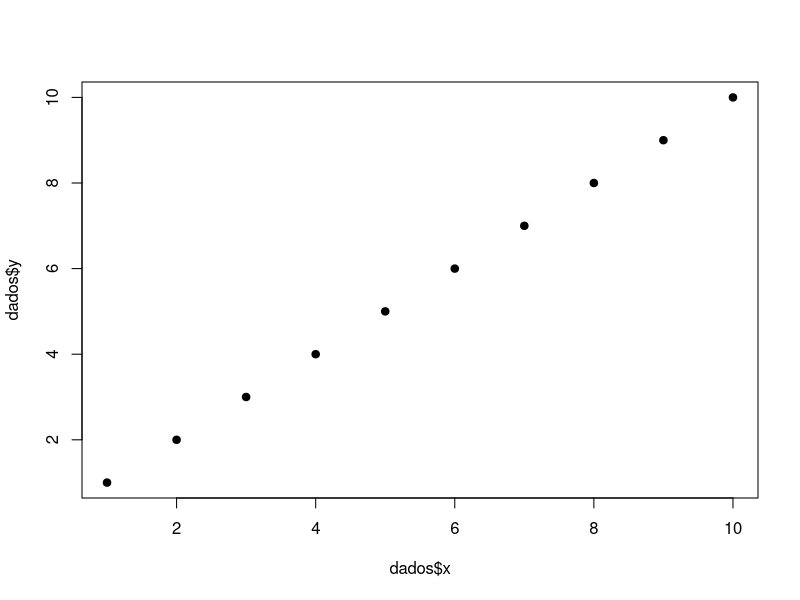
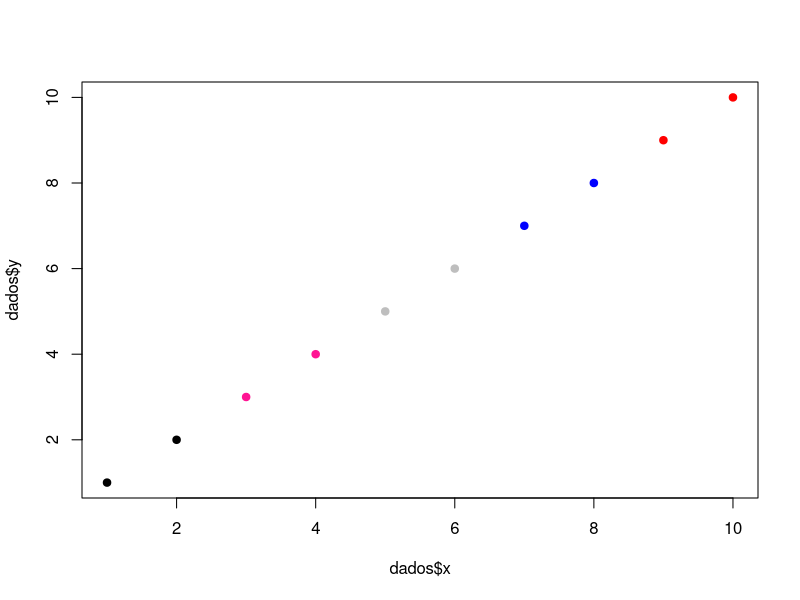
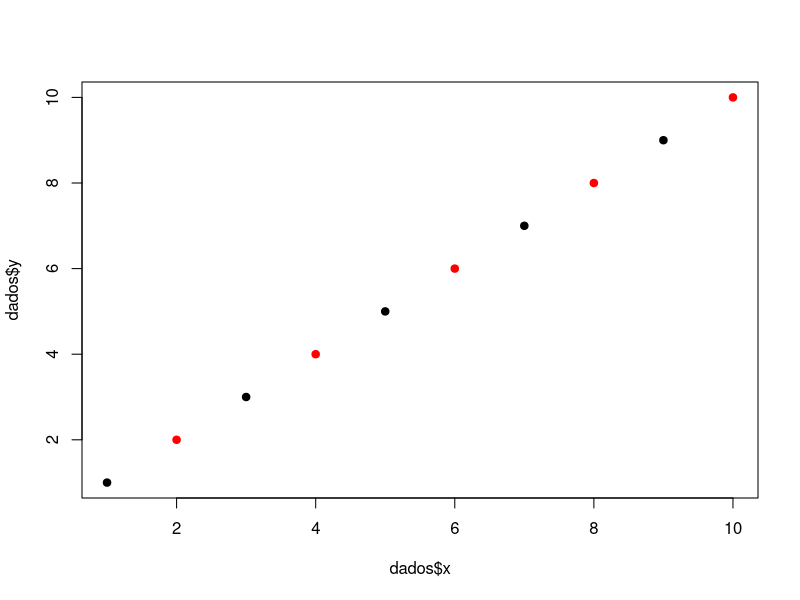
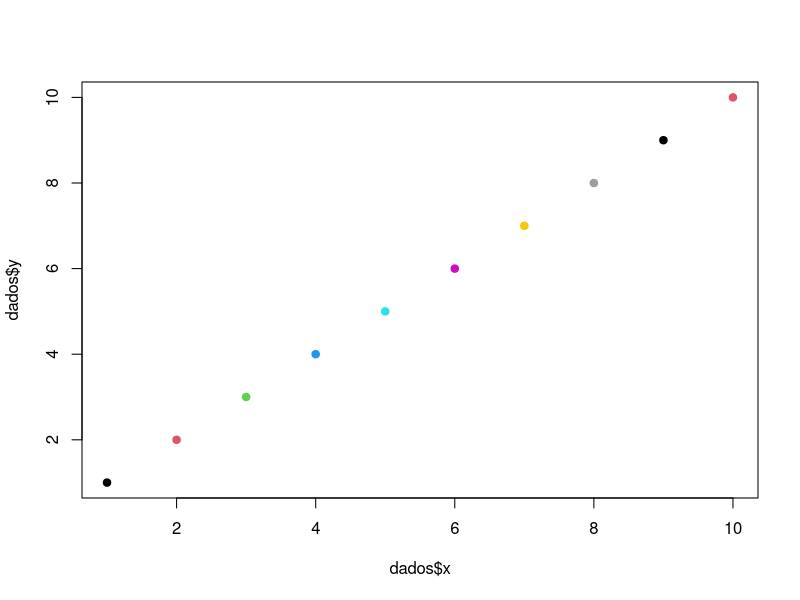
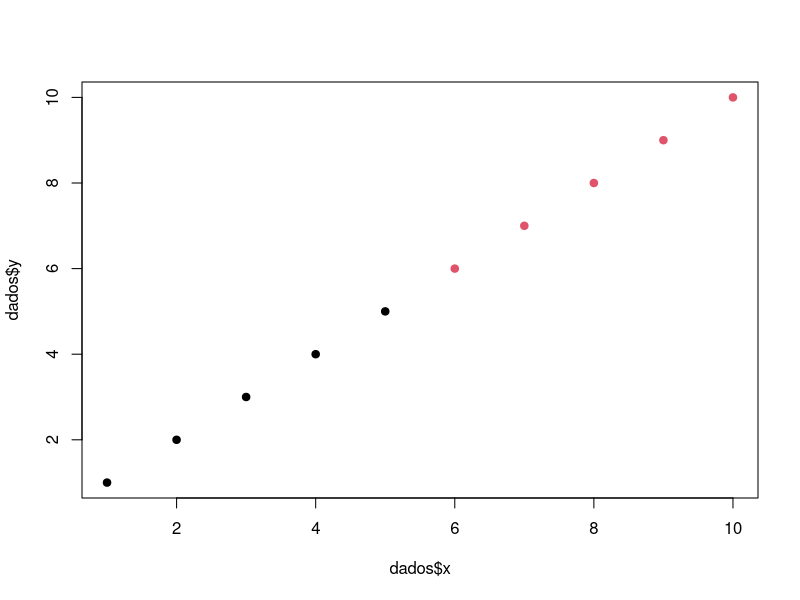
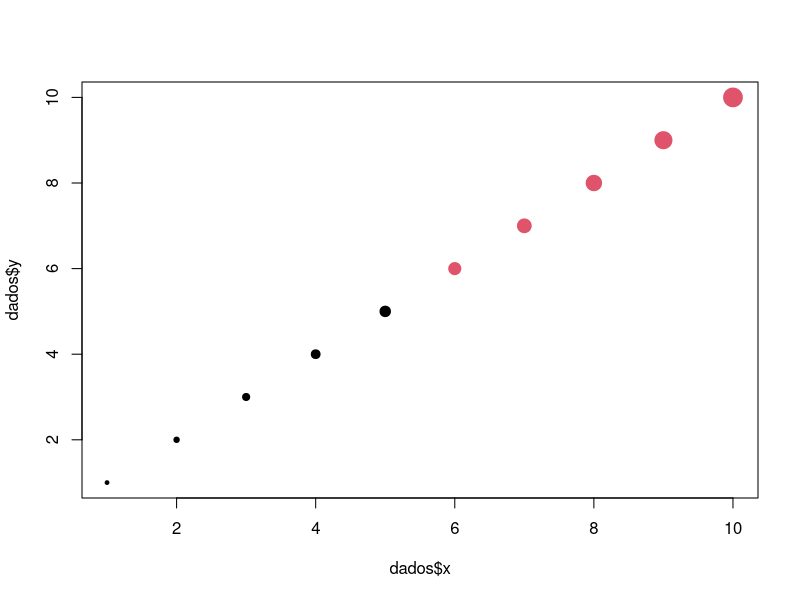

Write R code to recreate these figures, in order.
##====================================================================
#CURSO DE GRÁFICOS EM R
#https://vanderleidebastiani.github.io/tutoriais/Graficos_com_R.html

#CORES E RECICLAGEM

##====================================================================
dados <- data.frame(x = 1:10, y = 1:10, fator = as.factor(rep(c("A", "B"), each = 5)))
str(dados)

#Gráfico básico inicial
plot(dados$x, dados$y, 
     pch = 19, 
     col = "black")

#Uso de cores diferentes para observações
plot(dados$x, dados$y, 
     pch = 19, 
     col = c("black", "black", 
             "deeppink", "deeppink",
             "grey", "grey",
             "blue", "blue",
             "red", "red"))


#Adaptação "automática" das cores disponíveis aos dados
plot(dados$x, dados$y, 
     pch = 19, 
     col = c("black", "red"))


#Cores definidas com base no valor de uma variável
plot(dados$x, dados$y, 
     pch = 19, 
     col = dados$y)


#Cores definidas de acordo com uma classe (variável categórica)
plot(dados$x, dados$y, 
     pch = 19, 
     col = dados$fator)


#Mudança das características do símbolo (tamanho) de acordo com escla de uma variável
require(scales)

plot(dados$x, dados$y, 
     pch = 19, 
     col = dados$fator,
     cex = scales::rescale(dados$x, 
                           to = c(0.5, 2.5)))

